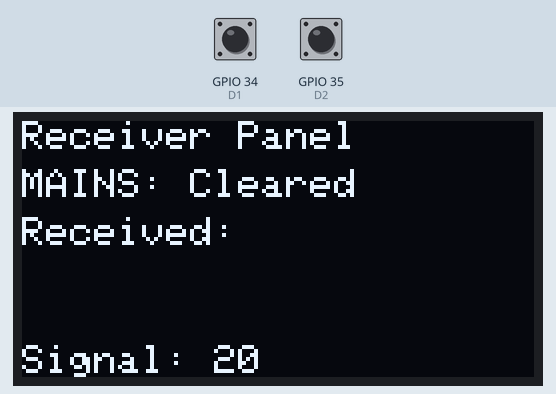
The sketch below on a simulated ESP32. On the bench: 128×64 one-colour display. The test bench sets the inputs (shaded band); at power-on: GPIO 34 (D1) HIGH, GPIO 35 (D2) HIGH. The display library's start-up logo is not drawn; the modem accepts every AT command (registered, SIM ready, sends succeed) and sends nothing else; what the sketch prints to the serial monitor is not drawn.

Above: at 4.7 s.
At 82.9 s:
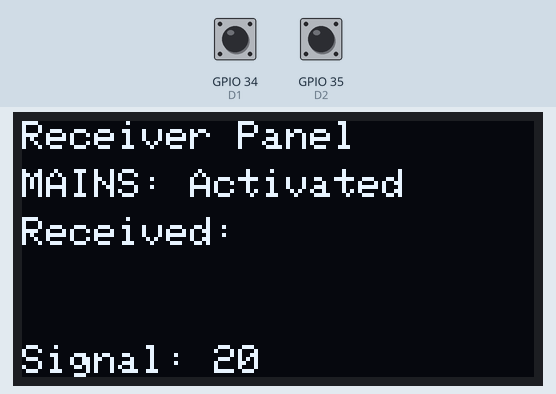

The sketch:

Receiverr_Panel_SMS.ino
```cpp
#include <Arduino.h>
#include <Wire.h>
#include <WiFi.h>  // Include the WiFi library for MAC address
#include <ArduinoJson.h>
#include <Adafruit_GFX.h>
#include <Adafruit_SSD1306.h>
#include <Adafruit_ADS1X15.h>

#define SCREEN_WIDTH 128 // OLED display width, in pixels
#define SCREEN_HEIGHT 64 // OLED display height, in pixels

#define OLED_RESET     -1 // Reset pin # (or -1 if sharing Arduino reset pin)
Adafruit_SSD1306 display(SCREEN_WIDTH, SCREEN_HEIGHT, &Wire, OLED_RESET);

String gsm_send_serial(String command, int delay);

#define SerialMon Serial
#define SerialAT Serial1
#define GSM_PIN ""

// Your GPRS credentials
const char apn[] = "dialogbb";
const char gprsUser[] = "";
const char gprsPass[] = "";

#define UART_BAUD 115200

#define MODEM_TX 32
#define MODEM_RX 33
#define GSM_RESET 21

#define I2C_SDA 16
#define I2C_SCL 17

#define D1 34 // Silence Bell
#define D2 35 // Mains_Fails_Alarm_Input
#define D3 14
#define D4 13
#define D5 5
#define R0 12  // RED Indicator
#define R1 2   // Local Bell
#define R2 27  // Yellow indicator
#define R3 4   // Buzzer
#define R4 23
#define R5 18

bool RMSA_Status = false ;
bool inputStatus = false; // FEA, FTA, MSA

#define DEBOUNCE_DELAY 50
//Debouncing and states
unsigned long lastDebounceTime = 0;
bool lastStableState =  LOW;
bool currentState    =  LOW;

bool silenceButtonPressed = false;
bool lastSilenceButtonState = HIGH;
unsigned long lastSilenceDebounceTime = 0;
const unsigned long silenceDebounceDelay = 50;

bool faultActive = false;
unsigned long lastBuzzerToggleTime = 0;
bool buzzerState = false;
const unsigned long buzzerOnTime = 1000;   // 1 second ON
const unsigned long buzzerOffTime = 5000;  // 5 seconds OFF

// Predefined phone numbers
const char* phoneNumbers[5] = {
   "+94761111111",
   "+94771111111",
   "+94701111111",
   "+94741111111",
   "+94711111111"

};

// Alarm messages
const char* smsMessages[2] = {
  "FACP Remote monitoring panel – Mains Fail Alarm", "FACP Remote monitoring panel – Mains Fail Alarm cleared"
};

String lastReceivedMessage = "";
unsigned long lastDisplayUpdate = 0;
const unsigned long displayInterval = 1000;

unsigned long lastSignalCheckTime = 0;
const unsigned long signalCheckInterval = 10UL * 60UL * 1000UL; // 10 minutes
int cachedSignalStrength = -1;


void setup() {
  // Set console baud rate
  Serial.begin(115200);
  delay(10);
  SerialAT.begin(UART_BAUD, SERIAL_8N1, MODEM_RX, MODEM_TX);

  delay(2000);
  pinMode(GSM_RESET, OUTPUT);
  digitalWrite(GSM_RESET, HIGH);  // RS-485
  delay(2000);

  pinMode(D1, INPUT_PULLUP);
  pinMode(D2, INPUT_PULLUP);
  pinMode(D4, INPUT);
  pinMode(D5, INPUT);
  pinMode(R0, OUTPUT);
  pinMode(R1, OUTPUT);
  pinMode(R2, OUTPUT);
  pinMode(R3, OUTPUT);
  pinMode(R4, OUTPUT);
  pinMode(R5, OUTPUT);
  Wire.begin(I2C_SDA,I2C_SCL);

  if(!display.begin(SSD1306_SWITCHCAPVCC, 0x3C)) { // Address 0x3D for 128x64
    Serial.println(F("SSD1306 allocation failed"));
    for(;;); // Don't proceed, loop forever
  }
  display.display();
  updateOLED();
  Init();
  connectToGPRS();
}

void loop() {

  readInputsAndCheckAlarms();
  checkSilenceButton();
  handleBuzzerPulse();
  checkForSMS();

  if (millis() - lastDisplayUpdate > displayInterval) {
    updateOLED();
    lastDisplayUpdate = millis();
  }

}

void readInputsAndCheckAlarms() {
  unsigned long now = millis();
  currentState = digitalRead(D2);

    if (currentState!= lastStableState) {
      if ((now - lastDebounceTime) > DEBOUNCE_DELAY) {
        lastDebounceTime = now;
        lastStableState = currentState;

        inputStatus = interpretAlarmStatus(currentState);
        handleAlarmStateChange(inputStatus);
      }
    }

}

bool interpretAlarmStatus( bool state) {
    return state == HIGH;          //  Mains
}

void handleAlarmStateChange(bool status) {
  String topic;
  String payload = String(status);
  String smsMessage = smsMessages[status ? 0 : 1]; // Get proper message
  Serial.println(String("[STATE CHANGE] Alarm ") + (status ? "ACTIVATED" : "CLEARED") + " -> " + smsMessage);

  // Send SMS
  sendSMS(smsMessage);
}

void sendSMS(String message) {
  for (int i = 0; i < 5; i++) {
    gsm_send_serial("AT+CMGF=1", 1000); // Set SMS text mode
    gsm_send_serial("AT+CSCS=\"GSM\"", 500); // Use GSM character set

    String cmd = String("AT+CMGS=\"") + phoneNumbers[i] + "\"";
    gsm_send_serial(cmd, 1000);
    gsm_send_serial(message + "\x1A", 5000); // Send message with Ctrl+Z
  }
}

void checkForSMS() {
  String response = gsm_send_serial("AT+CMGL=\"REC UNREAD\"", 2000); // List unread messages

  int indexStart = response.indexOf("+CMGL:");
  while (indexStart != -1) {
    int indexEnd = response.indexOf("\n", indexStart);
    String meta = response.substring(indexStart, indexEnd);
    int bodyStart = indexEnd + 1;
    int bodyEnd = response.indexOf("\r", bodyStart);
    String messageBody = response.substring(bodyStart, bodyEnd);

    // Extract SMS index
    int smsIndex = meta.substring(6, meta.indexOf(',', 6)).toInt();

    Serial.println("[SMS] Received: " + messageBody);
    lastReceivedMessage = messageBody;
    handleSMS(messageBody); // Process SMS content

    // Delete processed message
    gsm_send_serial("AT+CMGD=" + String(smsIndex), 1000);

    // Check if more messages exist
    indexStart = response.indexOf("+CMGL:", bodyEnd);
  }
}

void handleSMS(String message) {
  message.trim();
  message.toLowerCase();

  if (message.indexOf("fire alarm activated") != -1) {
    Serial.println("[SMS Action] FIRE ALARM ON");
    digitalWrite(R0, HIGH);
    digitalWrite(R1, HIGH);
  }
  else if (message.indexOf("fire alarm cleared") != -1) {
    Serial.println("[SMS Action] FIRE ALARM OFF");
    digitalWrite(R0, LOW);
    digitalWrite(R1, LOW);
  }
  else if (message.indexOf("fault reported") != -1) {
    Serial.println("[SMS Action] FAULT ON");
    digitalWrite(R2, HIGH);
    faultActive = true;
    lastBuzzerToggleTime = millis();
    buzzerState = false;
    digitalWrite(R3, LOW); // Start from OFF
  }
  else if (message.indexOf("fault cleared") != -1) {
    Serial.println("[SMS Action] FAULT OFF");
    digitalWrite(R2, LOW);
    digitalWrite(R3, LOW);
    faultActive = false;
  }
}

void checkSilenceButton() {
  bool reading = digitalRead(D1);

  if (reading != lastSilenceButtonState) {
    lastSilenceDebounceTime = millis();
    lastSilenceButtonState = reading;
  }

  if ((millis() - lastSilenceDebounceTime) > silenceDebounceDelay) {
    if (reading == LOW && !silenceButtonPressed) { // Button was just pressed
      silenceButtonPressed = true;

      Serial.println("[ACTION] Silence button pressed. Turning OFF local bell.");
      digitalWrite(R1, LOW); // Turn off Relay Output-2 (Local Bell)
    }

    if (reading == HIGH) {
      silenceButtonPressed = false; // Reset to allow next press
    }
  }
}

void handleBuzzerPulse() {
  if (!faultActive) return;

  unsigned long now = millis();
  unsigned long interval = buzzerState ? buzzerOnTime : buzzerOffTime;

  if (now - lastBuzzerToggleTime >= interval) {
    buzzerState = !buzzerState;
    digitalWrite(R3, buzzerState ? HIGH : LOW);
    lastBuzzerToggleTime = now;
  }
}

void Init(void) {                        // Connecting with the network and GPRS
  delay(5000);
  gsm_send_serial("AT+CFUN=1", 10000);
  gsm_send_serial("AT+CPIN?", 10000);
  gsm_send_serial("AT+CSQ", 1000);
  gsm_send_serial("AT+CREG?", 1000);
  gsm_send_serial("AT+COPS?", 1000);
  gsm_send_serial("AT+CGATT?", 1000);
  gsm_send_serial("AT+CPSI?", 500);
  String cmd = "AT+CGDCONT=1,\"IP\",\"" + String(apn) + "\"";
  gsm_send_serial(cmd, 1000);
  gsm_send_serial("AT+CGACT=1,1", 1000);
  gsm_send_serial("AT+CGATT?", 1000);
  gsm_send_serial("AT+CGPADDR=1", 500);
  gsm_send_serial("AT+CMGF=1", 1000); // Set SMS to text mode
  gsm_send_serial("AT+CNMI=2,1,0,0,0", 1000); // Immediate notification when SMS is received

}

void connectToGPRS(void) {
  gsm_send_serial("AT+CGATT=1", 1000);
  String cmd = "AT+CGDCONT=1,\"IP\",\"" + String(apn) + "\"";
  gsm_send_serial(cmd, 1000);
  gsm_send_serial("AT+CGACT=1,1", 1000);
  gsm_send_serial("AT+CGPADDR=1", 500);
}

void updateOLED() {
  display.clearDisplay();
  display.setTextSize(1);
  display.setTextColor(WHITE);

  display.setCursor(0, 0);
  display.println("Receiver Panel");

  // Fire Alarm Status
  display.setCursor(0, 12);
  display.print("MAINS: ");
  display.println(inputStatus ? "Activated" : "Cleared");

  display.setCursor(0, 24);
  display.println("Received:");

  display.setCursor(0, 36);
  display.println(lastReceivedMessage);

  display.setCursor(0, 56);
  // GSM Signal Strength
  display.print("Signal: ");
  // Check if 10 minutes have passed
  unsigned long now = millis();
  if (now - lastSignalCheckTime >= signalCheckInterval || lastSignalCheckTime == 0) {
    lastSignalCheckTime = now;
    cachedSignalStrength = getGSMSignalStrength();
  }

  display.print(cachedSignalStrength);

  display.display();
}

int getGSMSignalStrength() {
  String response = gsm_send_serial("AT+CSQ", 500);
  int rssi = -1;

  int index = response.indexOf("+CSQ:");
  if (index != -1) {
    int commaIndex = response.indexOf(",", index);
    if (commaIndex != -1) {
      String rssiStr = response.substring(index + 6, commaIndex);
      rssiStr.trim();
      rssi = rssiStr.toInt();
    }
  }

  return rssi;
}

bool isNetworkConnected() {
  String response = gsm_send_serial("AT+CREG?", 3000);
  return (response.indexOf("+CREG: 0,1") != -1 || response.indexOf("+CREG: 0,5") != -1);
}

bool isGPRSConnected() {
  String response = gsm_send_serial("AT+CGATT?", 3000);
  return (response.indexOf("+CGATT: 1") != -1);
}

String gsm_send_serial(String command, int timeout) {
  String buff_resp = "";
  Serial.println("Send ->: " + command);
  SerialAT.println(command);
  unsigned long startMillis = millis();

  while (millis() - startMillis < timeout) {
    while (SerialAT.available()) {
      char c = SerialAT.read();
      buff_resp += c;
    }
    delay(10); // Small delay to allow for incoming data to accumulate
  }

  Serial.println("Response ->: " + buff_resp);
  return buff_resp;
}
```

Measured:
- what the display in image 0 shows lasts 78.2 s, from 4.6 s to 82.8 s
